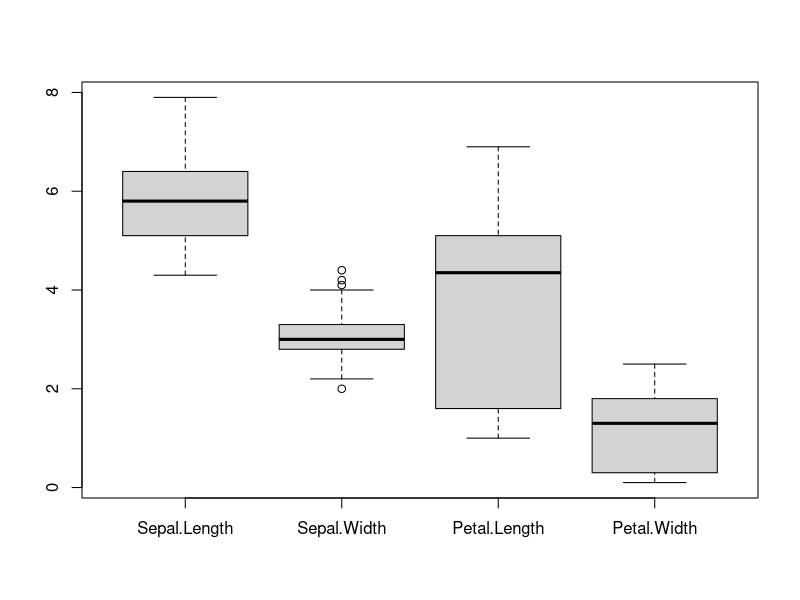
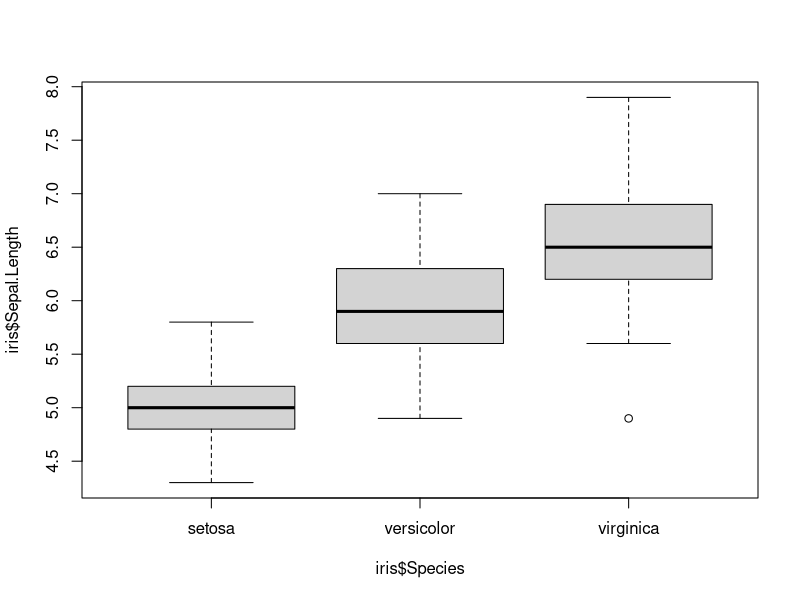
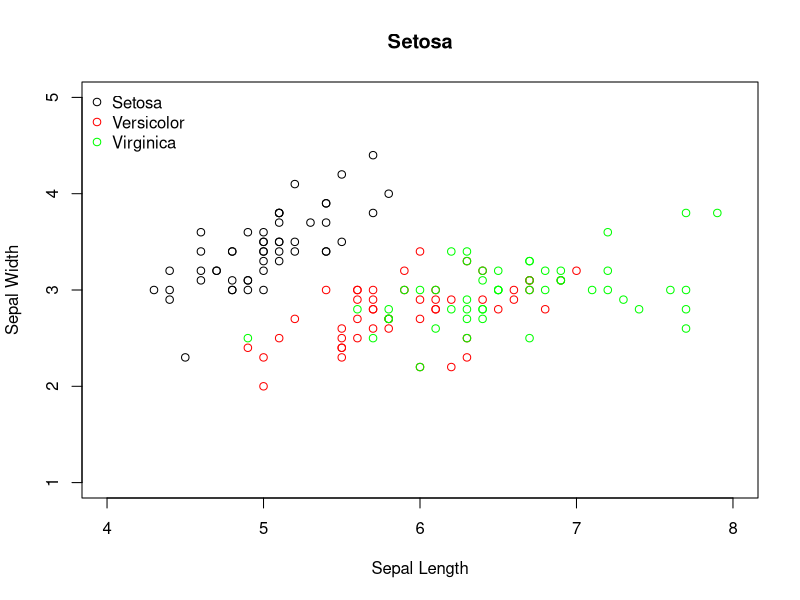
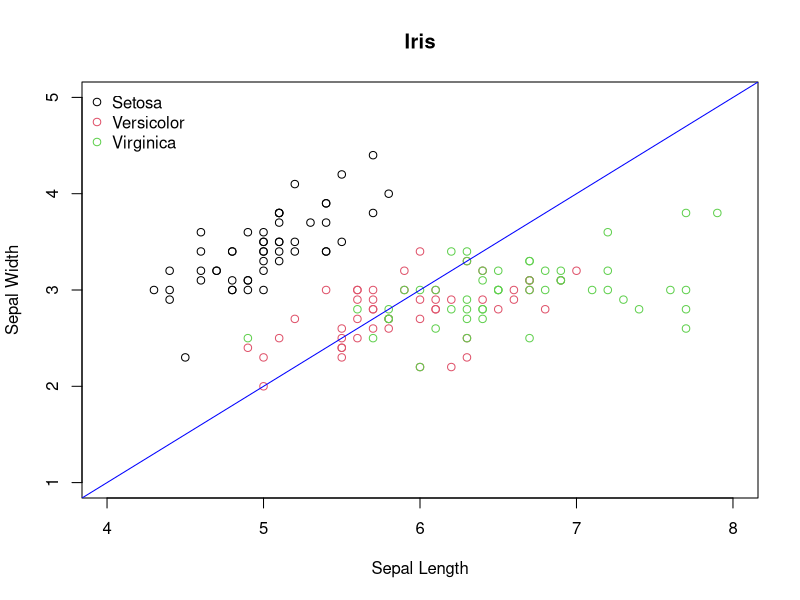
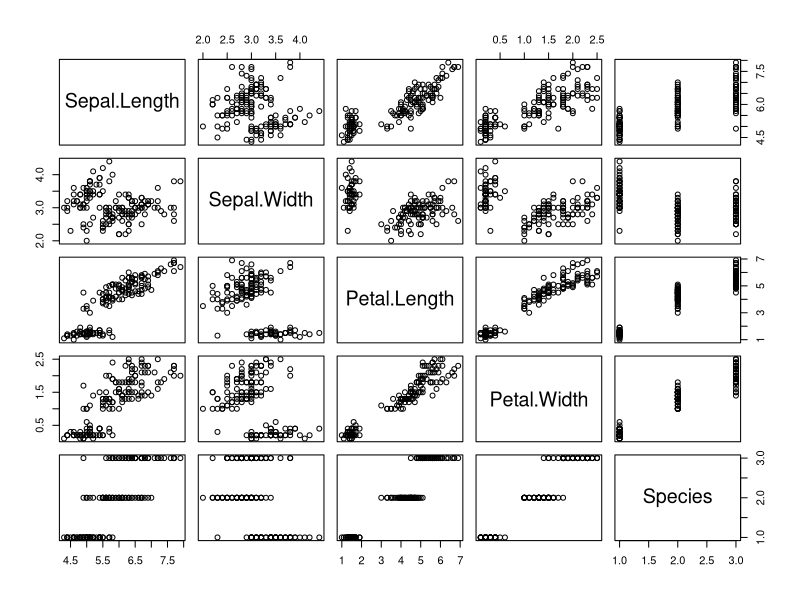
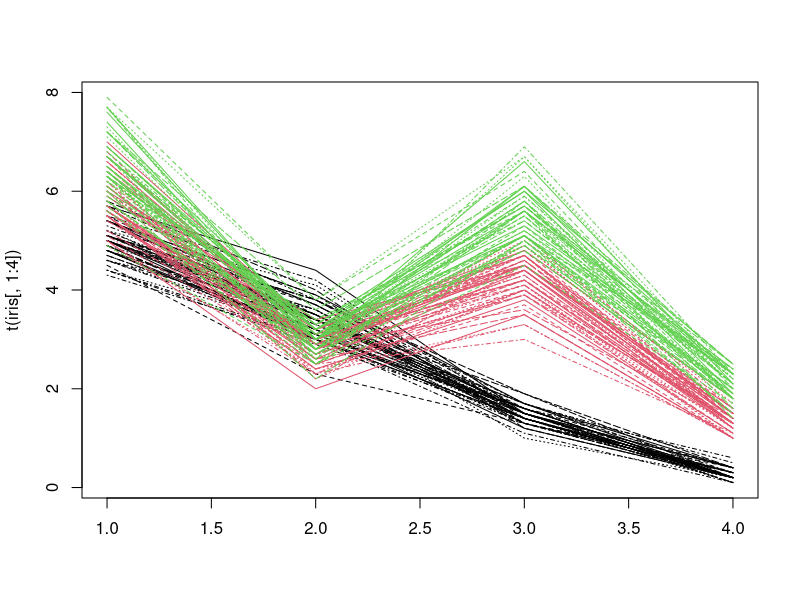
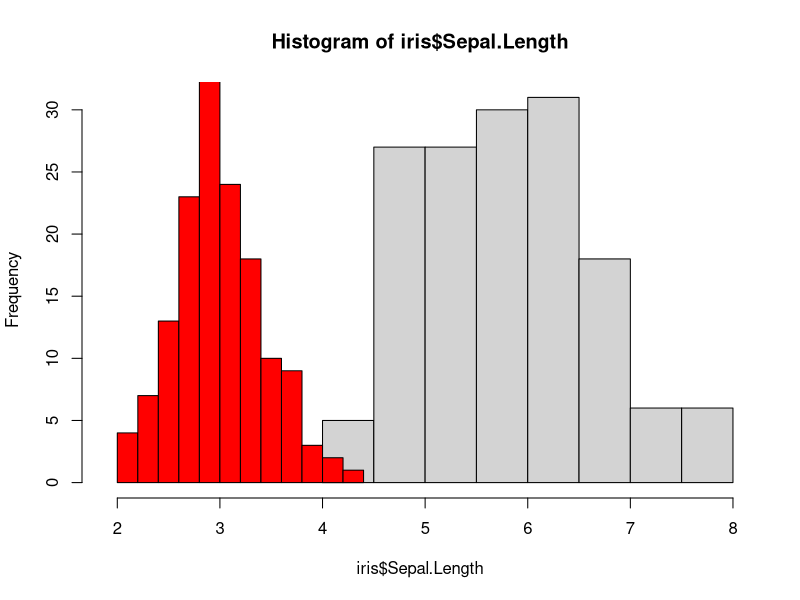

Generate these figures, in order, with R:
iris
boxplot(iris[, 1:4])
boxplot(iris$Sepal.Length ~ iris$Species)
setosa <- iris[iris$Species == "setosa", ]
versicolor <- iris[iris$Species == "versicolor", ]
virginica <- iris[iris$Species == "virginica", ]
summary(iris$Sepal.Length)
summary(iris$Sepal.Width)
plot(setosa$Sepal.Length, setosa$Sepal.Width, main = "Setosa", 
     xlab = "Sepal Length", ylab="Sepal Width", xlim=c(4, 8), ylim=c(1, 5),
     col = "black")
points(versicolor$Sepal.Length, versicolor$Sepal.Width, col = "red")
points(virginica$Sepal.Length, virginica$Sepal.Width, col = "green")
legend("topleft", legend = c("Setosa", "Versicolor", "Virginica"), col = c("black", "red", "green"), pch=1, bty = "n")

plot(iris$Sepal.Length, iris$Sepal.Width, main = "Iris", 
     xlab = "Sepal Length", ylab="Sepal Width", xlim=c(4, 8), ylim=c(1, 5),
     col = iris$Species)
legend("topleft", legend = c("Setosa", "Versicolor", "Virginica"), col = 1:3, pch=1, bty = "n")
abline(a = -3, b = 1, col = "blue")
pairs(iris)
matplot(t(iris[, 1:4]), type="l", col = iris$Species)
summary(iris$Sepal.Length)
summary(iris$Sepal.Width)
hist(iris$Sepal.Length, xlim = c(1.9, 8), freq = T)
hist(iris$Sepal.Width, add = TRUE, freq = T, col = "red")
